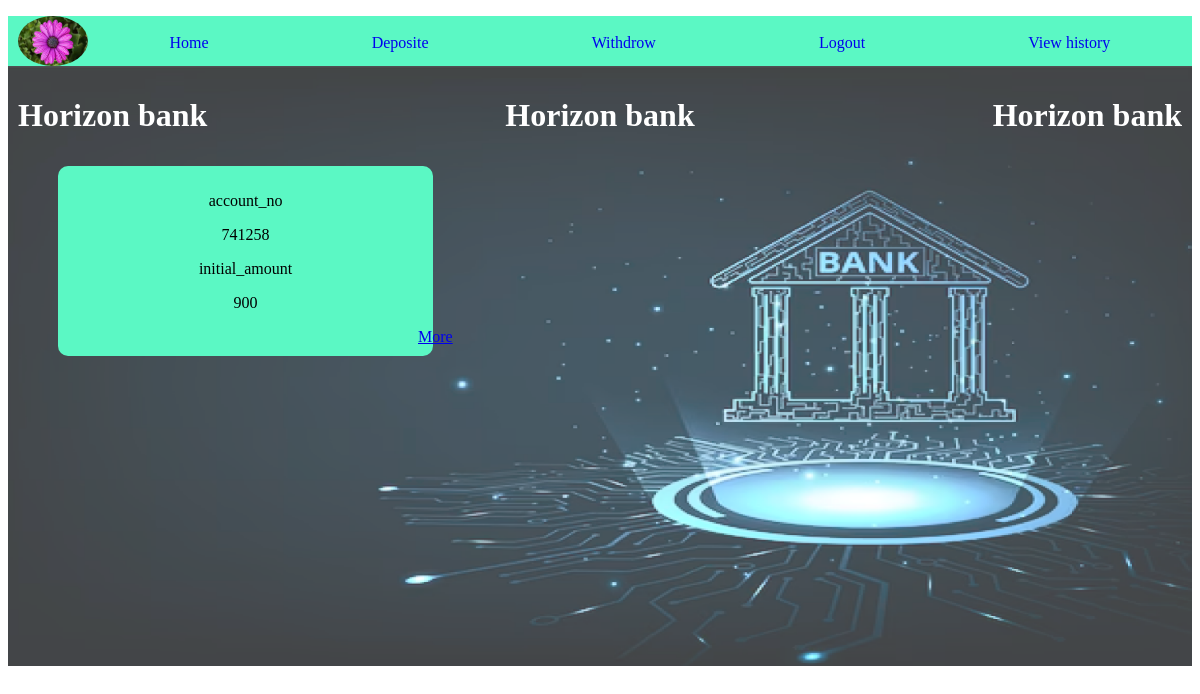
/userhome (signed in), run on the app's committed database.
### app/models.py (models this page shows, shortened)
class User(models.Model):
    user_id=models.ForeignKey(CustomUser,on_delete=models.CASCADE)
    name=models.CharField(max_length=100)
    account_no=models.IntegerField()
    image=models.FileField(upload_to='media')
    address=models.CharField(max_length=100)
    email=models.CharField(max_length=100)
    age=models.IntegerField()
    phone=models.IntegerField()
    dob=models.DateField()
    adharcard=models.IntegerField()
    pancard=models.IntegerField()
    initial_amount=models.IntegerField()

### app/views.py (the view)
# urls.py: path('userhome',views.userhome,name='userhome'),
def userhome(request):
    data=CustomUser.objects.get(id=request.user.id)
    data1=User.objects.get(user_id=data)
    return render(request,'userhome.html',{'data1':data1})

### templates/userhome.html (shortened to what this page needs)
<!DOCTYPE html>
{% load static %}
<html lang="en">
<head>
</head>
<body>
        <nav class="navbar">
            <ul>
              <li><a href="{% url 'profileview' %}"><img src="{{ data1.image.url }}" alt="#" height="50px" width="70px" style="border-radius: 50%;"></a></li>
              <a style="margin: auto;text-decoration: none;" href="{% url 'userhome' %}">Home</a>
              <a style="margin: auto;text-decoration: none;" href="{% url 'deposit' %}">Deposite</a>
              <a style="margin: auto;text-decoration: none;" href="{% url 'withdrow' %}">Withdrow</a>
              <a style="margin: auto;text-decoration: none;" href="{% url 'logout' % }">Logout</a>
              <a style="margin: auto;text-decoration: none;" href="{% url 'history' %}">View history</a>
            </ul>
        </nav>
        <div class="container">
            {% block content %}
          <div class="main1">
            <div><h1>Horizon bank </h1></div>
            <div><h1>Horizon bank </h1></div>
            <div><h1>Horizon bank </h1></div>
          </div>
          <div class="main">
              <p>account_no</p>
              <p>{{data1.account_no}}</p>
              <p>initial_amount</p>
              <p>{{data1.initial_amount}}</p>
              <a style="list-style-type: none;margin-left: 350px;" href="more">More</a>
        {% endblock %}
</body>
</html>

### data on the page
User: image (picture), account_no "741258", initial_amount "900"
